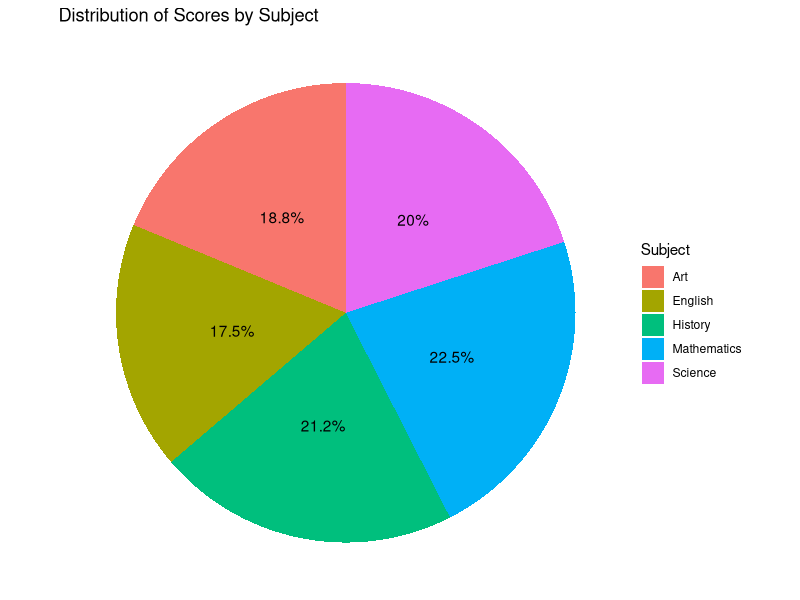

This figure's R source:
# Load necessary library
library(ggplot2)

# Data for the pie chart (Subject distribution and their scores)
subjects <- c('Mathematics', 'Science', 'English', 'History', 'Art')
scores <- c(90, 80, 70, 85, 75)

# Combine the data into a data frame
data <- data.frame(
  Subject = subjects,
  Score = scores
)

# Calculate percentages for each slice
data$Percentage <- data$Score / sum(data$Score) * 100

# Create the pie chart using ggplot2
ggplot(data, aes(x = "", y = Score, fill = Subject)) +
  geom_bar(width = 1, stat = "identity") +                # Create bars with heights based on Score
  coord_polar(theta = "y") +                              # Convert bar chart to pie chart
  geom_text(aes(label = paste0(round(Percentage, 1), "%")),  # Add percentage labels
            position = position_stack(vjust = 0.5)) +     # Position labels in the middle of the slices
  labs(title = 'Distribution of Scores by Subject') +     # Title of the pie chart
  theme_void()                                            # Remove axis labels and gridlines
